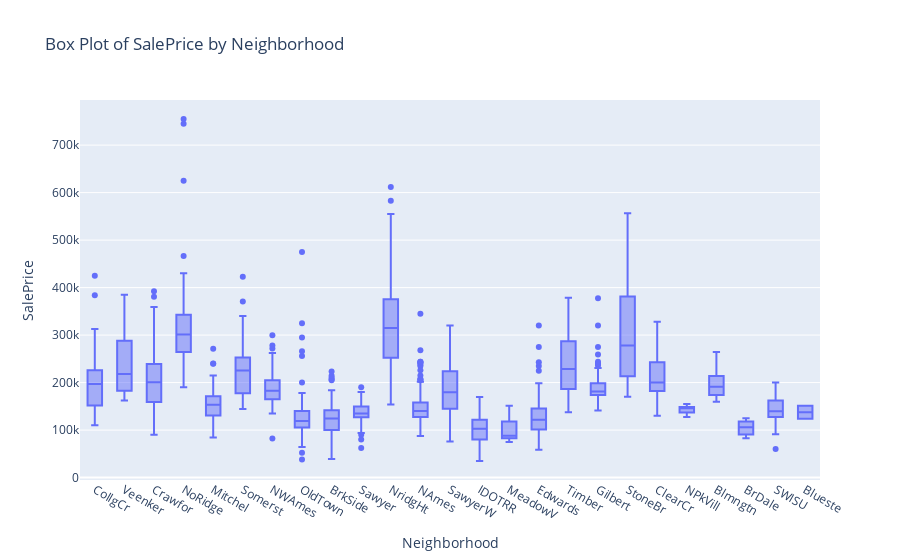

Notebook code for this chart:
### Code cell
fig = px.box(train, x="Neighborhood", y="SalePrice", title = "Box Plot of SalePrice by Neighborhood")
fig.show()

### Figure 1 — Plotly figure (JSON) as saved in the notebook; plotly's stock layout.template omitted (floating-point values rounded to 4 significant figures; data arrays with more than 128 entries replaced by an {"elided": "..."} marker saying what was removed)
{"data": [{"alignmentgroup": "True", "hovertemplate": "Neighborhood=%{x}<br>SalePrice=%{y}<extra></extra>", "legendgroup": "", "marker": {"color": "#636efa"}, "name": "", "notched": false, "offsetgroup": "", "orientation": "v", "showlegend": false, "type": "box", "x": {"elided": "1460 str values"}, "x0": " ", "xaxis": "x", "y": {"elided": "1460 int values"}, "y0": " ", "yaxis": "y"}], "layout": {"boxmode": "group", "legend": {"tracegroupgap": 0}, "title": {"text": "Box Plot of SalePrice by Neighborhood"}, "xaxis": {"anchor": "y", "domain": [0, 1], "title": {"text": "Neighborhood"}}, "yaxis": {"anchor": "x", "domain": [0, 1], "title": {"text": "SalePrice"}}}}
